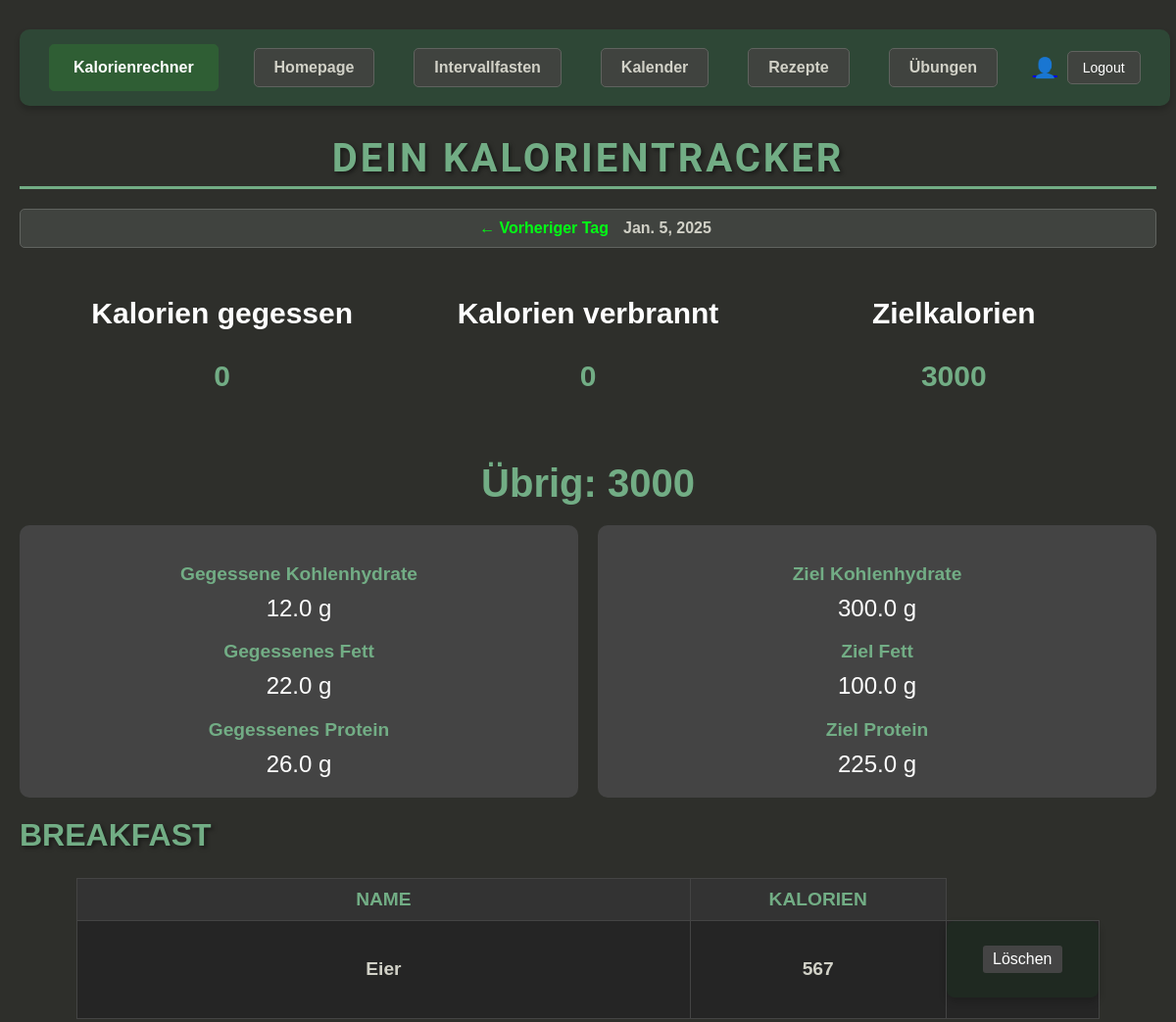
Before: /trackerapp/ (signed in, upper part) with the older database file.
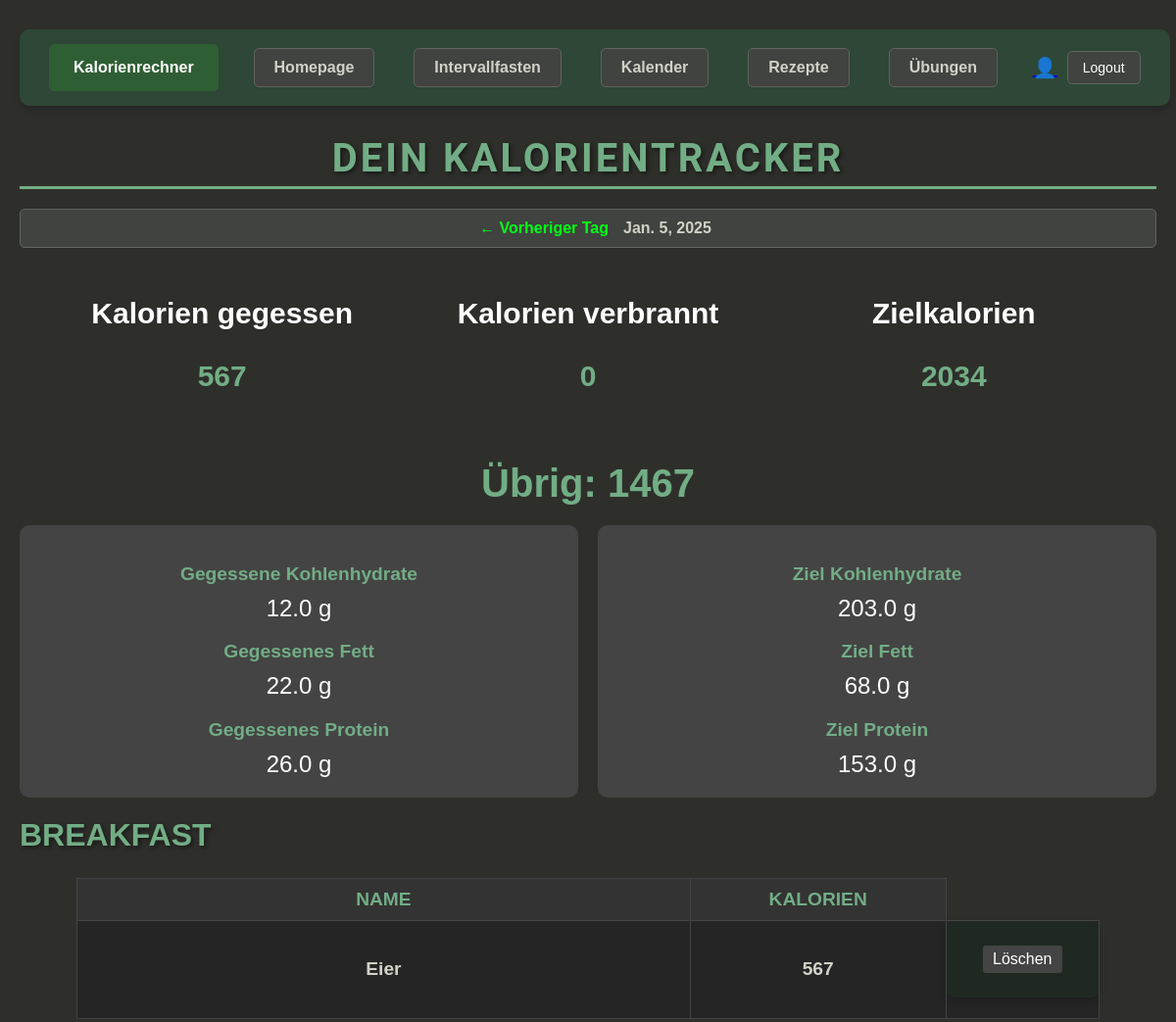
After: the same page with the newer database file.
### trackerapp/models.py (models this page shows, shortened)
class DailyFood(models.Model):
    user = models.ForeignKey(User, on_delete=models.CASCADE)
    day = models.DateField(default=now)
    calories_eaten = models.PositiveIntegerField(default=0)
    fat_eaten = models.FloatField(default=0)
    carbohydrates_eaten = models.FloatField(default=0)
    protein_eaten = models.FloatField(default=0)
    calories_burned = models.PositiveIntegerField(default=0)
    daily_calorie_target = models.PositiveIntegerField(default=2000)
    calorie_result = models.IntegerField(default=0)
    fat = models.FloatField(default=0)
    carbohydrates = models.FloatField(default=0)
    protein = models.FloatField(default=0)
    class Meta:
        unique_together = ('user', 'day')

### trackerapp/views.py (the view, shortened to what this page needs)
# urls.py: path('trackerapp/', trackerapp_views.trackerapp, name='trackerapp'),
@login_required
def trackerapp(request):
    today = now().date()
    user = request.user
    daily_food_today = DailyFood.objects.filter(user=user, day=today).first()
    selected_date = request.GET.get('date')
    if selected_date:
        try:
            selected_date = datetime.strptime(selected_date, '%Y-%m-%d').date()
        except ValueError:
            return redirect('trackerapp')
    else:
        selected_date = today
    if selected_date > today:
        return redirect('trackerapp')
    daily_food_entry = DailyFood.objects.filter(user=user, day=selected_date).first()
    categories = ['breakfast', 'lunch', 'dinner', 'snack']
    category_data = {}
    for category in categories:
        category_data[category] = Food_Unit.objects.filter(
            Q(user=user) &
            Q(time_eaten__date=selected_date) &
            Q(food_categorie=category)
        ).values('food_unit_id', 'food_unit_name', 'calories')
    prev_date = selected_date - timedelta(days=1)
    next_date = selected_date + timedelta(days=1) if selected_date < today else None
    context = {
        'daily_food_entry': daily_food_entry,
        'category_data': category_data,
        'selected_date': selected_date,
        'prev_date': prev_date if prev_date <= today else None,
        'next_date': next_date,
        'today': today,
    }
    return render(request, 'trackerapp.html', context)

### trackerapp/templates/Trackerapp.html (shortened to what this page needs)
{% extends 'base.html' %}
{% block content %}
<h1>Dein Kalorientracker</h1>
<div class="navigation">
    {% if prev_date %}
        <a href="?date={{ prev_date|date:'Y-m-d' }}" class="nav-link">&larr; Vorheriger Tag</a>
    {% endif %}
    <span>{{ selected_date }}</span>
</div>
{% if daily_food_entry %}
    <div class="summary">
        <div>
            <h3>Kalorien gegessen</h3>
            <p>{{ daily_food_entry.calories_eaten }}</p>
        </div>
        <div>
            <h3>Kalorien verbrannt</h3>
            <p>{{ daily_food_entry.calories_burned }}</p>
        </div>
        <div>
            <h3>Zielkalorien</h3>
            <p>{{ daily_food_entry.daily_calorie_target }}</p>
        </div>
    </div>
    <div class="result">
        Übrig: {{ daily_food_entry.calorie_result }}
    </div>
    <div class="nutrients">
        <div>
            <h3>Gegessene Kohlenhydrate</h3>
            <p>{{ daily_food_entry.carbohydrates_eaten }} g</p>
            <h3>Gegessenes Fett</h3>
            <p>{{ daily_food_entry.fat_eaten }} g</p>
            <h3>Gegessenes Protein</h3>
            <p>{{ daily_food_entry.protein_eaten }} g</p>
        </div>
        <div>
            <h3>Ziel Kohlenhydrate</h3>
            <p>{{ daily_food_entry.carbohydrates }} g</p>
            <h3>Ziel Fett</h3>
            <p>{{ daily_food_entry.fat }} g</p>
            <h3>Ziel Protein</h3>
            <p>{{ daily_food_entry.protein }} g</p>
        </div>
    </div>
{% endif %}
{% for category, items in category_data.items %}
    <h2>{{ category|capfirst }}</h2>
    {% if items %}
        <table>
            <thead>
                <tr>
                    <th>Name</th>
                    <th>Kalorien</th>
                </tr>
            </thead>
            <tbody>
                {% for item in items %}
                    <tr>
                        <td>{{ item.food_unit_name }}</td>
                        <td>{{ item.calories }}</td>
                        <td>
                            <form method="POST" action="{% url 'delete_food_entry' item.food_unit_id %}">
                                <button type="submit" class="delete-button">Löschen</button>
                            </form>
                        </td>
                    </tr>
                {% endfor %}
            </tbody>
        </table>
    {% else %}
        <p>Keine Einträge für diese Kategorie an diesem Tag.</p>
    {% endif %}
{% endfor %}
{% include "tracker-function/food-tracker.html" %}
{% include "tracker-function/sport-tracker.html" %}
{% include "tracker-function/water-tracker.html" %}
{% endblock %}

Changed rows visible on the page:
changed DailyFood: calories_eaten "0" → "567"; daily_calorie_target "3000" → "2034"; calorie_result "3000" → "1467"; carbohydrates "300.0" → "203.0"; fat "100.0" → "68.0"; protein "225.0" → "153.0"
